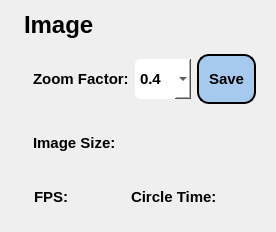
          <widget class="QWidget" name="widget_image" native="true">
           <property name="minimumSize">
            <size>
             <width>0</width>
             <height>200</height>
            </size>
           </property>
           <layout class="QGridLayout" name="gridLayout_10">
            <item row="4" column="2" colspan="2">
             <widget class="QWidget" name="widget_42" native="true">
              <property name="sizePolicy">
               <sizepolicy hsizetype="Preferred" vsizetype="Minimum">
                <horstretch>0</horstretch>
                <verstretch>0</verstretch>
               </sizepolicy>
              </property>
              <property name="minimumSize">
               <size>
                <width>0</width>
                <height>0</height>
               </size>
              </property>
              <layout class="QHBoxLayout" name="horizontalLayout_21">
               <item>
                <widget class="QLabel" name="label_60">
                 <property name="sizePolicy">
                  <sizepolicy hsizetype="Fixed" vsizetype="Fixed">
                   <horstretch>0</horstretch>
                   <verstretch>0</verstretch>
                  </sizepolicy>
                 </property>
                 <property name="text">
                  <string/>
                 </property>
                 <property name="pixmap">
                  <pixmap>all-icons/continuous.png</pixmap>
                 </property>
                </widget>
               </item>
               <item>
                <widget class="QLabel" name="label_15">
                 <property name="sizePolicy">
                  <sizepolicy hsizetype="Fixed" vsizetype="Fixed">
                   <horstretch>0</horstretch>
                   <verstretch>0</verstretch>
                  </sizepolicy>
                 </property>
                 <property name="font">
                  <font>
                   <pointsize>11</pointsize>
                   <weight>75</weight>
                   <bold>true</bold>
                  </font>
                 </property>
                 <property name="text">
                  <string>Circle Time:</string>
                 </property>
                </widget>
               </item>
               <item>
                <widget class="QLabel" name="label_cycle_time">
                 <property name="minimumSize">
                  <size>
                   <width>0</width>
                   <height>30</height>
                  </size>
                 </property>
                 <property name="maximumSize">
                  <size>
                   <width>140</width>
                   <height>50</height>
                  </size>
                 </property>
                 <property name="font">
                  <font>
                   <pointsize>11</pointsize>
                  </font>
                 </property>
                 <property name="styleSheet">
                  <string notr="true">
border-radius: 5px;
padding: 5px;</string>
                 </property>
                 <property name="text">
                  <string/>
                 </property>
                </widget>
               </item>
              </layout>
             </widget>
            </item>
            <item row="3" column="0" colspan="4">
             <widget class="QWidget" name="widget_8" native="true">
              <property name="sizePolicy">
               <sizepolicy hsizetype="Preferred" vsizetype="Minimum">
                <horstretch>0</horstretch>
                <verstretch>0</verstretch>
               </sizepolicy>
              </property>
              <property name="maximumSize">
               <size>
                <width>16777215</width>
                <height>11111</height>
               </size>
              </property>
              <layout class="QHBoxLayout" name="horizontalLayout_12">
               <item>
                <widget class="QLabel" name="label_14">
                 <property name="sizePolicy">
                  <sizepolicy hsizetype="Fixed" vsizetype="Fixed">
                   <horstretch>0</horstretch>
                   <verstretch>0</verstretch>
                  </sizepolicy>
                 </property>
                 <property name="text">
                  <string/>
                 </property>
                 <property name="pixmap">
                  <pixmap>all-icons/picture-size.png</pixmap>
                 </property>
                </widget>
               </item>
               <item>
                <widget class="QLabel" name="label_13">
                 <property name="sizePolicy">
                  <sizepolicy hsizetype="Fixed" vsizetype="Fixed">
                   <horstretch>0</horstretch>
                   <verstretch>0</verstretch>
                  </sizepolicy>
                 </property>
                 <property name="font">
                  <font>
                   <pointsize>11</pointsize>
                   <weight>75</weight>
                   <bold>true</bold>
                  </font>
                 </property>
                 <property name="text">
                  <string>Image Size:</string>
                 </property>
                </widget>
               </item>
               <item>
                <widget class="QLabel" name="label_dimention_image">
                 <property name="sizePolicy">
                  <sizepolicy hsizetype="Preferred" vsizetype="Preferred">
                   <horstretch>0</horstretch>
                   <verstretch>0</verstretch>
                  </sizepolicy>
                 </property>
                 <property name="minimumSize">
                  <size>
                   <width>0</width>
                   <height>30</height>
                  </size>
                 </property>
                 <property name="maximumSize">
                  <size>
                   <width>100040</width>
                   <height>50</height>
                  </size>
                 </property>
                 <property name="font">
                  <font>
                   <pointsize>11</pointsize>
                   <weight>75</weight>
                   <bold>true</bold>
                  </font>
                 </property>
                 <property name="styleSheet">
                  <string notr="true">
border-radius: 5px;
padding: 5px;</string>
                 </property>
                 <property name="text">
                  <string/>
                 </property>
                </widget>
               </item>
              </layout>
             </widget>
            </item>
            <item row="4" column="0" colspan="2">
             <widget class="QWidget" name="widget_14" native="true">
              <property name="sizePolicy">
               <sizepolicy hsizetype="Preferred" vsizetype="Minimum">
                <horstretch>0</horstretch>
                <verstretch>0</verstretch>
               </sizepolicy>
              </property>
              <property name="maximumSize">
               <size>
                <width>140</width>
                <height>16777215</height>
               </size>
              </property>
              <property name="font">
               <font>
                <pointsize>10</pointsize>
               </font>
              </property>
              <layout class="QHBoxLayout" name="horizontalLayout_13">
               <item>
                <widget class="QLabel" name="label_10">
                 <property name="sizePolicy">
                  <sizepolicy hsizetype="Fixed" vsizetype="Preferred">
                   <horstretch>0</horstretch>
                   <verstretch>0</verstretch>
                  </sizepolicy>
                 </property>
                 <property name="maximumSize">
                  <size>
                   <width>16777215</width>
                   <height>24</height>
                  </size>
                 </property>
                 <property name="text">
                  <string/>
                 </property>
                 <property name="pixmap">
                  <pixmap>all-icons/fps.png</pixmap>
                 </property>
                </widget>
               </item>
               <item>
                <widget class="QLabel" name="label_42">
                 <property name="sizePolicy">
                  <sizepolicy hsizetype="Fixed" vsizetype="Fixed">
                   <horstretch>0</horstretch>
                   <verstretch>0</verstretch>
                  </sizepolicy>
                 </property>
                 <property name="font">
                  <font>
                   <pointsize>11</pointsize>
                   <weight>75</weight>
                   <bold>true</bold>
                  </font>
                 </property>
                 <property name="text">
                  <string>FPS:</string>
                 </property>
                </widget>
               </item>
               <item>
                <widget class="QLabel" name="label_fps">
                 <property name="minimumSize">
                  <size>
                   <width>0</width>
                   <height>30</height>
                  </size>
                 </property>
                 <property name="maximumSize">
                  <size>
                   <width>140</width>
                   <height>50</height>
                  </size>
                 </property>
                 <property name="font">
                  <font>
                   <pointsize>11</pointsize>
                  </font>
                 </property>
                 <property name="styleSheet">
                  <string notr="true">
border-radius: 5px;
padding: 5px;</string>
                 </property>
                 <property name="text">
                  <string/>
                 </property>
                </widget>
               </item>
              </layout>
             </widget>
            </item>
            <item row="2" column="0" colspan="4">
             <widget class="QWidget" name="widget_9" native="true">
              <property name="minimumSize">
               <size>
                <width>0</width>
                <height>68</height>
               </size>
              </property>
              <layout class="QHBoxLayout" name="horizontalLayout_14">
               <item>
                <widget class="QLabel" name="label_9">
                 <property name="sizePolicy">
                  <sizepolicy hsizetype="Fixed" vsizetype="Preferred">
                   <horstretch>0</horstretch>
                   <verstretch>0</verstretch>
                  </sizepolicy>
                 </property>
                 <property name="text">
                  <string/>
                 </property>
                 <property name="pixmap">
                  <pixmap>all-icons/zoom.png</pixmap>
                 </property>
                </widget>
               </item>
               <item>
                <widget class="QLabel" name="label_17">
                 <property name="font">
                  <font>
                   <pointsize>11</pointsize>
                   <weight>75</weight>
                   <bold>true</bold>
                  </font>
                 </property>
                 <property name="text">
                  <string>Zoom Factor:</string>
                 </property>
                </widget>
               </item>
               <item>
                <widget class="QComboBox" name="combobox_zoom_factor">
                 <property name="sizePolicy">
                  <sizepolicy hsizetype="Preferred" vsizetype="Preferred">
                   <horstretch>0</horstretch>
                   <verstretch>0</verstretch>
                  </sizepolicy>
                 </property>
                 <property name="maximumSize">
                  <size>
                   <width>16777215</width>
                   <height>40</height>
                  </size>
                 </property>
                 <property name="font">
                  <font>
                   <pointsize>11</pointsize>
                   <weight>75</weight>
                   <bold>true</bold>
                  </font>
                 </property>
                 <property name="styleSheet">
                  <string notr="true">background-color:  white;
border-radius: 5px;
padding: 5px;</string>
                 </property>
                 <property name="currentText">
                  <string>0.4</string>
                 </property>
                 <item>
                  <property name="text">
                   <string>0.4</string>
                  </property>
                 </item>
                 <item>
                  <property name="text">
                   <string>0.1</string>
                  </property>
                 </item>
                 <item>
                  <property name="text">
                   <string>0.15</string>
                  </property>
                 </item>
                 <item>
                  <property name="text">
                   <string>0.2</string>
                  </property>
                 </item>
                 <item>
                  <property name="text">
                   <string>0.25</string>
                  </property>
                 </item>
                 <item>
                  <property name="text">
                   <string>0.3</string>
                  </property>
                 </item>
                 <item>
                  <property name="text">
                   <string>0.35</string>
                  </property>
                 </item>
                 <item>
                  <property name="text">
                   <string>0.45</string>
                  </property>
                 </item>
                 <item>
                  <property name="text">
                   <string>0.5</string>
                  </property>
                 </item>
                 <item>
                  <property name="text">
                   <string>0.55</string>
                  </property>
                 </item>
                 <item>
                  <property name="text">
                   <string>0.6</string>
                  </property>
                 </item>
                 <item>
                  <property name="text">
                   <string>0.65</string>
                  </property>
                 </item>
                 <item>
                  <property name="text">
                   <string>0.7</string>
                  </property>
                 </item>
                 <item>
                  <property name="text">
                   <string>0.75</string>
                  </property>
                 </item>
                 <item>
                  <property name="text">
                   <string>0.8</string>
                  </property>
                 </item>
                 <item>
                  <property name="text">
                   <string>0.85</string>
                  </property>
                 </item>
                 <item>
                  <property name="text">
                   <string>0.9</string>
                  </property>
                 </item>
                 <item>
                  <property name="text">
                   <string>1.0</string>
                  </property>
                 </item>
                 <item>
                  <property name="text">
                   <string>1.05</string>
                  </property>
                 </item>
                 <item>
                  <property name="text">
                   <string>1.1</string>
                  </property>
                 </item>
                 <item>
                  <property name="text">
                   <string>1.15</string>
                  </property>
                 </item>
                 <item>
                  <property name="text">
                   <string>1.2</string>
                  </property>
                 </item>
                 <item>
                  <property name="text">
                   <string>1.25</string>
                  </property>
                 </item>
                 <item>
                  <property name="text">
                   <string>1.3</string>
                  </property>
                 </item>
                 <item>
                  <property name="text">
                   <string>1.35</string>
                  </property>
                 </item>
                 <item>
                  <property name="text">
                   <string>1.4</string>
                  </property>
                 </item>
                 <item>
                  <property name="text">
                   <string>1.45</string>
                  </property>
                 </item>
                 <item>
                  <property name="text">
                   <string>1.5</string>
                  </property>
                 </item>
                 <item>
                  <property name="text">
                   <string>1.55</string>
                  </property>
                 </item>
                 <item>
                  <property name="text">
                   <string>1.6</string>
                  </property>
                 </item>
                 <item>
                  <property name="text">
                   <string>1.65</string>
                  </property>
                 </item>
                 <item>
                  <property name="text">
                   <string>1.7</string>
                  </property>
                 </item>
                 <item>
                  <property name="text">
                   <string>1.75</string>
                  </property>
                 </item>
                 <item>
                  <property name="text">
                   <string>1.8</string>
                  </property>
                 </item>
                 <item>
                  <property name="text">
                   <string>1.85</string>
                  </property>
                 </item>
                 <item>
                  <property name="text">
                   <string>1.9</string>
                  </property>
                 </item>
                 <item>
                  <property name="text">
                   <string>1.95</string>
                  </property>
                 </item>
                 <item>
                  <property name="text">
                   <string>2.0</string>
                  </property>
                 </item>
                </widget>
               </item>
               <item>
                <widget class="QPushButton" name="button_save_zoom">
                 <property name="sizePolicy">
                  <sizepolicy hsizetype="Fixed" vsizetype="Fixed">
                   <horstretch>0</horstretch>
                   <verstretch>0</verstretch>
                  </sizepolicy>
                 </property>
                 <property name="minimumSize">
                  <size>
                   <width>0</width>
                   <height>50</height>
                  </size>
                 </property>
                 <property name="maximumSize">
                  <size>
                   <width>16777215</width>
                   <height>50</height>
                  </size>
                 </property>
                 <property name="font">
                  <font>
                   <pointsize>11</pointsize>
                   <weight>75</weight>
                   <bold>true</bold>
                  </font>
                 </property>
                 <property name="styleSheet">
                  <string notr="true">QPushButton {
    background-color: #A6CAEE;
    border: 2px solid black;
    border-radius: 12px;
padding: 10px 10px;
}

QPushButton:hover {
    background-color: qlineargradient(
spread:pad, 
x1:0, y1:0, x2:0, y2:1, 

stop:0 #738B95, 
stop:1 #BAE5F5
    );
}

QPushButton:pressed {
    background-color: qlineargradient(
spread:pad, 
x1:0, y1:0, x2:0, y2:1, 
stop:0  #BAE5F5, 
stop:1 #738B95
);
    padding-top: 6px;   /* tạo cảm giác ấn xuống */
}</string>
                 </property>
                 <property name="text">
                  <string>Save</string>
                 </property>
                 <property name="icon">
                  <iconset>
                   <normaloff>all-icons/save-24.png</normaloff>all-icons/save-24.png</iconset>
                 </property>
                 <property name="iconSize">
                  <size>
                   <width>32</width>
                   <height>32</height>
                  </size>
                 </property>
                </widget>
               </item>
              </layout>
             </widget>
            </item>
            <item row="1" column="1" colspan="3">
             <widget class="QLabel" name="label_67">
              <property name="sizePolicy">
               <sizepolicy hsizetype="Fixed" vsizetype="Fixed">
                <horstretch>0</horstretch>
                <verstretch>0</verstretch>
               </sizepolicy>
              </property>
              <property name="font">
               <font>
                <pointsize>18</pointsize>
                <weight>75</weight>
                <bold>true</bold>
               </font>
              </property>
              <property name="text">
               <string>Image</string>
              </property>
             </widget>
            </item>
            <item row="1" column="0">
             <widget class="QLabel" name="label_68">
              <property name="sizePolicy">
               <sizepolicy hsizetype="Fixed" vsizetype="Preferred">
                <horstretch>0</horstretch>
                <verstretch>0</verstretch>
               </sizepolicy>
              </property>
              <property name="text">
               <string/>
              </property>
              <property name="pixmap">
               <pixmap>all-icons/photo.png</pixmap>
              </property>
             </widget>
            </item>
           </layout>
          </widget>
